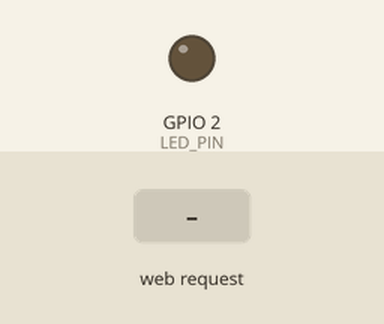
Bench run of a sketch on a simulated ESP32. On the bench: output pins drawn as LEDs (lit = HIGH). The test bench sets the inputs (shaded band). What the sketch prints to the serial monitor is not drawn.

Above: at 1.2 s.
1.3 s: HTTP request GET /toggle received
At 1.7 s:
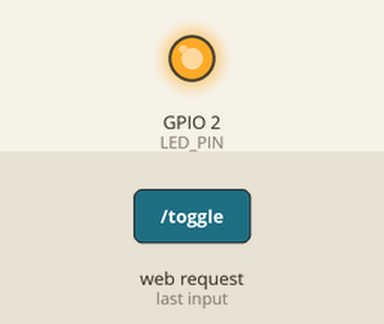
Timing chart, 0 to 4.3 s (numbered marks = the images above; inputs shaded):
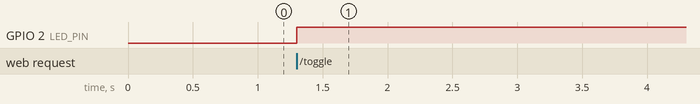

Measured:
- after the input at 1.3 s, GPIO 2 (LED_PIN): LOW → HIGH at once

The sketch:

ESP32_IoT_V1.ino
```cpp
#include <WiFi.h>
#include <WebServer.h>

// ========================================
// CONFIGURAÇÃO DO WI-FI
// ========================================

const char* ssid = "ESP32-IOT";
const char* password = "12345678";

// ========================================
// CONFIGURAÇÃO DO HARDWARE
// ========================================

const int LED_PIN = 2;

// ========================================
// SERVIDOR WEB
// ========================================

WebServer server(80);

// ========================================
// ESTADO DO LED
// ========================================

bool ledState = false;

// ========================================
// PÁGINA PRINCIPAL
// ========================================

void handleRoot() {

  String html = R"rawliteral(
<!DOCTYPE html>
<html lang="pt-BR">

<head>

<meta charset="UTF-8">

<meta name="viewport"
      content="width=device-width, initial-scale=1.0">

<title>ESP32 IoT Control</title>

<style>

body {
    margin: 0;
    font-family: Arial, sans-serif;
    background: #111827;
    color: white;
    text-align: center;
}

.container {
    max-width: 500px;
    margin: auto;
    padding: 25px;
}

.card {
    background: #1f2937;
    border-radius: 15px;
    padding: 25px;
    margin-top: 20px;
}

h1 {
    margin-bottom: 5px;
}

.status {
    font-size: 20px;
    margin: 20px;
}

button {
    width: 100%;
    padding: 18px;
    margin-top: 10px;

    border: none;
    border-radius: 10px;

    font-size: 18px;
    font-weight: bold;

    cursor: pointer;
}

.on {
    background: #22c55e;
    color: white;
}

.off {
    background: #ef4444;
    color: white;
}

.info {
    margin-top: 25px;
    color: #9ca3af;
    font-size: 14px;
}

</style>

</head>

<body>

<div class="container">

<h1>ESP32 IoT Control</h1>

<p>Central de controle local</p>

<div class="card">

<h2>💡 LED</h2>

<div class="status">

STATUS_LED

</div>

<a href="/toggle">

<button class="BUTTON_CLASS">

BUTTON_TEXT

</button>

</a>

</div>

<div class="card">

<h2>📡 ESP32</h2>

<p>Rede: ESP32-IOT</p>

<p>IP: 192.168.4.1</p>

</div>

<div class="info">

Servidor web local<br>
Sem Internet

</div>

</div>

</body>

</html>
)rawliteral";

  if (ledState) {

    html.replace("STATUS_LED", "🟢 LED LIGADO");
    html.replace("BUTTON_CLASS", "off");
    html.replace("BUTTON_TEXT", "DESLIGAR LED");

  } else {

    html.replace("STATUS_LED", "🔴 LED DESLIGADO");
    html.replace("BUTTON_CLASS", "on");
    html.replace("BUTTON_TEXT", "LIGAR LED");

  }

  server.send(200, "text/html", html);
}

// ========================================
// LIGA / DESLIGA LED
// ========================================

void handleToggle() {

  ledState = !ledState;

  digitalWrite(LED_PIN, ledState ? HIGH : LOW);

  server.sendHeader("Location", "/");

  server.send(303);
}

// ========================================
// PÁGINA NÃO ENCONTRADA
// ========================================

void handleNotFound() {

  server.send(
    404,
    "text/plain",
    "Pagina nao encontrada"
  );

}

// ========================================
// SETUP
// ========================================

void setup() {

  Serial.begin(115200);

  // Configura LED
  pinMode(LED_PIN, OUTPUT);

  digitalWrite(LED_PIN, LOW);

  // ========================================
  // CRIA A REDE WI-FI
  // ========================================

  WiFi.mode(WIFI_AP);

  WiFi.softAP(ssid, password);

  // ========================================
  // MOSTRA INFORMAÇÕES NO SERIAL
  // ========================================

  Serial.println();
  Serial.println("==============================");
  Serial.println(" ESP32 IoT Control Center");
  Serial.println("==============================");

  Serial.print("Rede Wi-Fi: ");
  Serial.println(ssid);

  Serial.print("Senha: ");
  Serial.println(password);

  Serial.print("IP do ESP32: ");
  Serial.println(WiFi.softAPIP());

  // ========================================
  // ROTAS DO SERVIDOR
  // ========================================

  server.on("/", handleRoot);

  server.on("/toggle", handleToggle);

  server.onNotFound(handleNotFound);

  // ========================================
  // INICIA SERVIDOR
  // ========================================

  server.begin();

  Serial.println("Servidor web iniciado!");
  Serial.println("==============================");
}

// ========================================
// LOOP
// ========================================

void loop() {

  server.handleClient();

}
```
